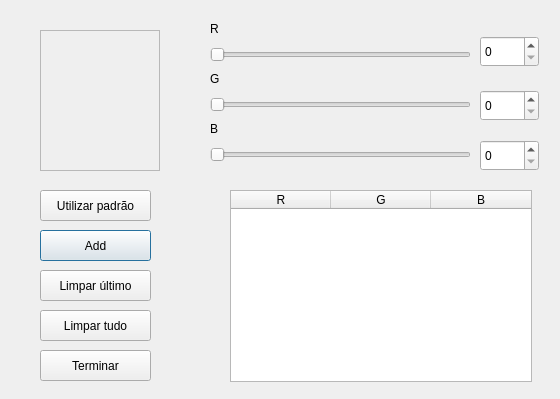
<?xml version="1.0" encoding="UTF-8"?>
<ui version="4.0">
 <class>Dialog2</class>
 <widget class="QDialog" name="Dialog2">
  <property name="windowModality">
   <enum>Qt::ApplicationModal</enum>
  </property>
  <property name="geometry">
   <rect>
    <x>0</x>
    <y>0</y>
    <width>560</width>
    <height>399</height>
   </rect>
  </property>
  <property name="maximumSize">
   <size>
    <width>560</width>
    <height>400</height>
   </size>
  </property>
  <property name="windowTitle">
   <string>Inserir vetor de entrada</string>
  </property>
  <widget class="QTableWidget" name="tableWidget">
   <property name="geometry">
    <rect>
     <x>230</x>
     <y>190</y>
     <width>302</width>
     <height>192</height>
    </rect>
   </property>
   <property name="contextMenuPolicy">
    <enum>Qt::DefaultContextMenu</enum>
   </property>
   <property name="horizontalScrollBarPolicy">
    <enum>Qt::ScrollBarAsNeeded</enum>
   </property>
   <property name="verticalScrollMode">
    <enum>QAbstractItemView::ScrollPerPixel</enum>
   </property>
   <property name="horizontalScrollMode">
    <enum>QAbstractItemView::ScrollPerPixel</enum>
   </property>
   <attribute name="horizontalHeaderCascadingSectionResizes">
    <bool>false</bool>
   </attribute>
   <attribute name="horizontalHeaderDefaultSectionSize">
    <number>100</number>
   </attribute>
   <column>
    <property name="text">
     <string>R</string>
    </property>
   </column>
   <column>
    <property name="text">
     <string>G</string>
    </property>
   </column>
   <column>
    <property name="text">
     <string>B</string>
    </property>
   </column>
  </widget>
  <widget class="QPushButton" name="pushButton">
   <property name="geometry">
    <rect>
     <x>40</x>
     <y>230</y>
     <width>111</width>
     <height>31</height>
    </rect>
   </property>
   <property name="text">
    <string>Add</string>
   </property>
  </widget>
  <widget class="QPushButton" name="pushButton_2">
   <property name="geometry">
    <rect>
     <x>40</x>
     <y>310</y>
     <width>111</width>
     <height>31</height>
    </rect>
   </property>
   <property name="text">
    <string>Limpar tudo</string>
   </property>
  </widget>
  <widget class="QPushButton" name="pushButton_3">
   <property name="geometry">
    <rect>
     <x>40</x>
     <y>350</y>
     <width>111</width>
     <height>31</height>
    </rect>
   </property>
   <property name="text">
    <string>Terminar</string>
   </property>
  </widget>
  <widget class="QFrame" name="frame">
   <property name="geometry">
    <rect>
     <x>40</x>
     <y>30</y>
     <width>120</width>
     <height>141</height>
    </rect>
   </property>
   <property name="frameShape">
    <enum>QFrame::StyledPanel</enum>
   </property>
   <property name="frameShadow">
    <enum>QFrame::Raised</enum>
   </property>
  </widget>
  <widget class="QSlider" name="horizontalSlider">
   <property name="geometry">
    <rect>
     <x>210</x>
     <y>40</y>
     <width>261</width>
     <height>29</height>
    </rect>
   </property>
   <property name="maximum">
    <number>255</number>
   </property>
   <property name="orientation">
    <enum>Qt::Horizontal</enum>
   </property>
  </widget>
  <widget class="QLabel" name="label">
   <property name="geometry">
    <rect>
     <x>210</x>
     <y>20</y>
     <width>67</width>
     <height>17</height>
    </rect>
   </property>
   <property name="text">
    <string>R</string>
   </property>
  </widget>
  <widget class="QSlider" name="horizontalSlider_2">
   <property name="geometry">
    <rect>
     <x>210</x>
     <y>90</y>
     <width>261</width>
     <height>29</height>
    </rect>
   </property>
   <property name="maximum">
    <number>255</number>
   </property>
   <property name="orientation">
    <enum>Qt::Horizontal</enum>
   </property>
  </widget>
  <widget class="QLabel" name="label_2">
   <property name="geometry">
    <rect>
     <x>210</x>
     <y>70</y>
     <width>67</width>
     <height>17</height>
    </rect>
   </property>
   <property name="text">
    <string>G</string>
   </property>
  </widget>
  <widget class="QSlider" name="horizontalSlider_3">
   <property name="geometry">
    <rect>
     <x>210</x>
     <y>140</y>
     <width>261</width>
     <height>29</height>
    </rect>
   </property>
   <property name="maximum">
    <number>255</number>
   </property>
   <property name="orientation">
    <enum>Qt::Horizontal</enum>
   </property>
  </widget>
  <widget class="QLabel" name="label_3">
   <property name="geometry">
    <rect>
     <x>210</x>
     <y>120</y>
     <width>67</width>
     <height>17</height>
    </rect>
   </property>
   <property name="text">
    <string>B</string>
   </property>
  </widget>
  <widget class="QPushButton" name="pushButton_4">
   <property name="geometry">
    <rect>
     <x>40</x>
     <y>270</y>
     <width>111</width>
     <height>31</height>
    </rect>
   </property>
   <property name="text">
    <string>Limpar último</string>
   </property>
  </widget>
  <widget class="QPushButton" name="pushButton_5">
   <property name="geometry">
    <rect>
     <x>40</x>
     <y>190</y>
     <width>111</width>
     <height>31</height>
    </rect>
   </property>
   <property name="text">
    <string>Utilizar padrão</string>
   </property>
  </widget>
  <widget class="QSpinBox" name="spinBox">
   <property name="geometry">
    <rect>
     <x>480</x>
     <y>36</y>
     <width>59</width>
     <height>31</height>
    </rect>
   </property>
   <property name="maximum">
    <number>255</number>
   </property>
  </widget>
  <widget class="QSpinBox" name="spinBox_2">
   <property name="geometry">
    <rect>
     <x>480</x>
     <y>90</y>
     <width>59</width>
     <height>31</height>
    </rect>
   </property>
   <property name="maximum">
    <number>255</number>
   </property>
  </widget>
  <widget class="QSpinBox" name="spinBox_3">
   <property name="geometry">
    <rect>
     <x>480</x>
     <y>140</y>
     <width>59</width>
     <height>31</height>
    </rect>
   </property>
   <property name="maximum">
    <number>255</number>
   </property>
  </widget>
 </widget>
 <resources/>
 <connections/>
</ui>
